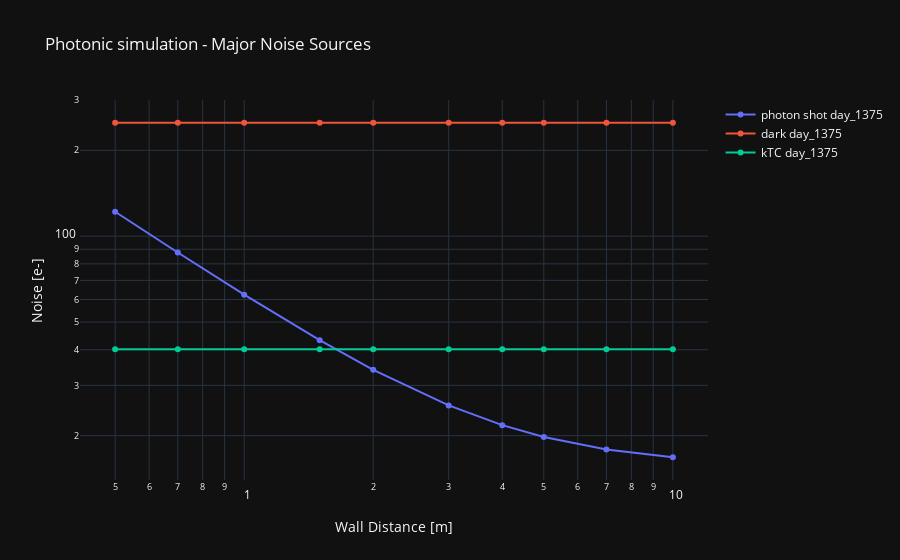

Notebook code for this chart:
### Code cell
# test_cfg = ['fake_tof_night_850','fake_tof_day_850',
#             'fake_tof_night_940','fake_tof_day_940',
#             'fake_tof_night_1375','fake_tof_day_1375',
#             'fake_tof_night_1550','fake_tof_day_1550']
# data = [0,1,2,3,4,5,6,7]
cfg = 'fake_tof_day_1375'
# data = [0]
# for i, cfg in enumerate(test_cfg):
photonic = Photonic(config=cfg)
dist_vec = np.array([0.5,0.7,1,1.5,2,3,4,5,7,10])
signal, noise, SNR = photonic.signal_to_noise_ratio(dist_vec=dist_vec)
sz = len(noise['noise_photon_shot'])

trace0 = go.Scatter(x=dist_vec, y=noise['noise_photon_shot'],   # Select 'lines', 'markers' or 'lines+markers'
                    mode='lines+markers', name='photon shot '+cfg[9:])
trace1 = go.Scatter(x=dist_vec, y=sz*[noise['dark_noise']],   # Select 'lines', 'markers' or 'lines+markers'
                    mode='lines+markers', name='dark '+cfg[9:])
trace2 = go.Scatter(x=dist_vec, y=sz*[noise['kTC_noise']],   # Select 'lines', 'markers' or 'lines+markers'
                    mode='lines+markers', name='kTC '+cfg[9:])
data = [trace0, trace1, trace2]

layout = dict(title='Photonic simulation - Major Noise Sources',
              xaxis=dict(title='Wall Distance [m]', type='log'),  # Select 'log' or 'linear'
              yaxis=dict(title='Noise [e-]',type='log'),  # Select 'log' or 'linear'
              template='plotly_dark',
              barmode='group',
              hovermode='x')

iplot(dict(data=data, layout=layout))

### Figure 1 — Plotly figure (JSON) as saved in the notebook; plotly's stock layout.template omitted (floating-point values rounded to 4 significant figures)
{"data": [{"mode": "lines+markers", "name": "photon shot day_1375", "type": "scatter", "x": [0.5, 0.7, 1, 1.5, 2, 3, 4, 5, 7, 10], "y": [121.8, 87.7, 62.4, 43.21, 34.03, 25.52, 21.76, 19.79, 17.89, 16.8]}, {"mode": "lines+markers", "name": "dark day_1375", "type": "scatter", "x": [0.5, 0.7, 1, 1.5, 2, 3, 4, 5, 7, 10], "y": [249.8, 249.8, 249.8, 249.8, 249.8, 249.8, 249.8, 249.8, 249.8, 249.8]}, {"mode": "lines+markers", "name": "kTC day_1375", "type": "scatter", "x": [0.5, 0.7, 1, 1.5, 2, 3, 4, 5, 7, 10], "y": [40.17, 40.17, 40.17, 40.17, 40.17, 40.17, 40.17, 40.17, 40.17, 40.17]}], "layout": {"barmode": "group", "hovermode": "x", "title": {"text": "Photonic simulation - Major Noise Sources"}, "xaxis": {"title": {"text": "Wall Distance [m]"}, "type": "log"}, "yaxis": {"title": {"text": "Noise [e-]"}, "type": "log"}}}
